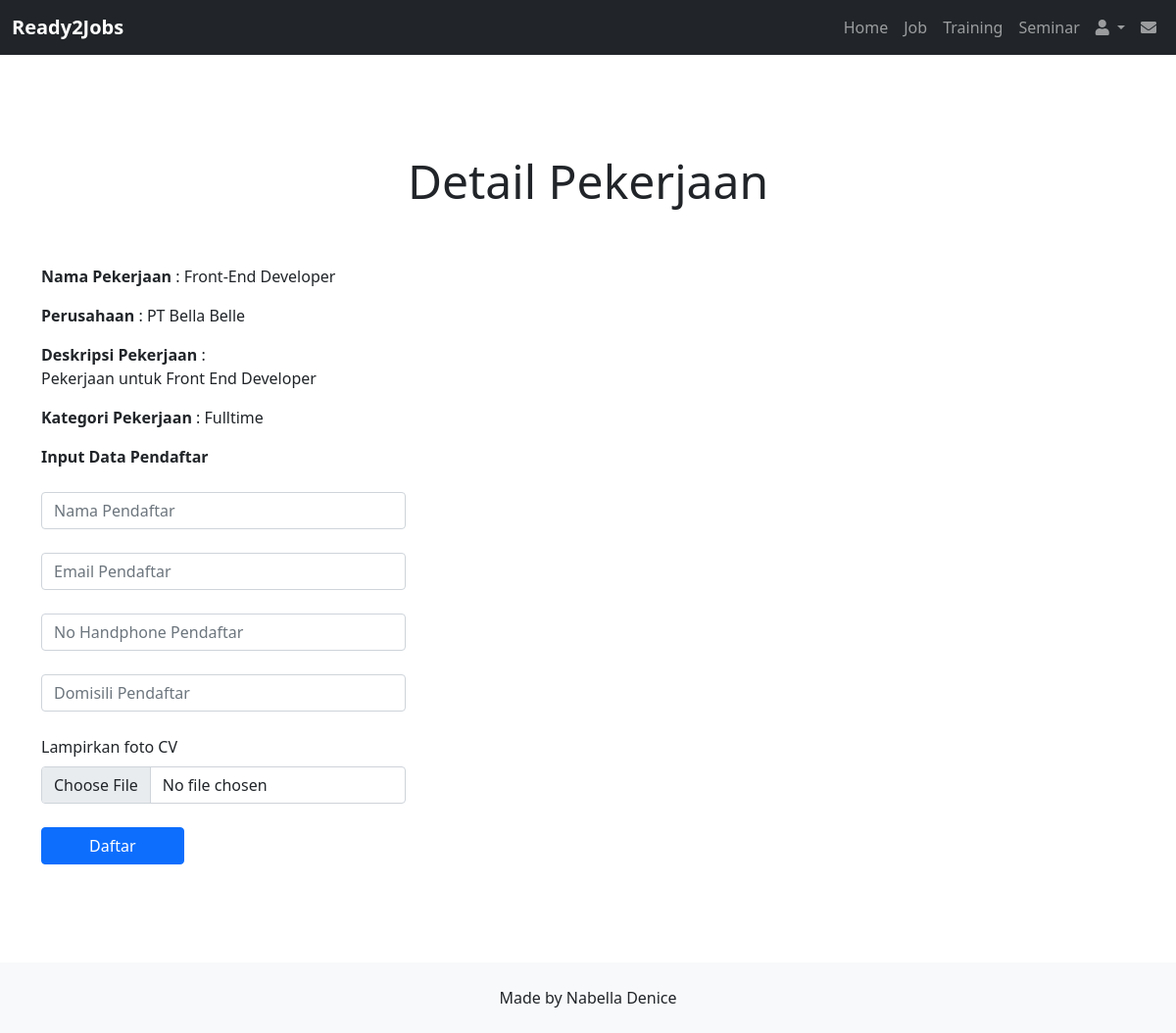
Page /postdetail.php?kategori=pekerjaan&id=1 (signed in) on the committed database.
### tables this page shows
CREATE TABLE `pekerjaan` (
  `id` int(12) NOT NULL,
  `nama` varchar(255) DEFAULT NULL,
  `perusahaan` varchar(255) DEFAULT NULL,
  `deskripsi` text DEFAULT NULL,
  `kategori` varchar(255) DEFAULT NULL
);

### postdetail.php (the view, shortened to what this page needs)
<?php
include 'config.php';
$kategori = $_GET['kategori'];
$id = $_GET['id'];
?>
<!doctype html>
	<html lang="en">
	<head>
		<link href="https://cdn.jsdelivr.net/npm/bootstrap@5.0.2/dist/css/bootstrap.min.css" rel="stylesheet">
		<link rel="stylesheet" href="https://use.fontawesome.com/releases/v5.7.0/css/all.css">
	</head>
	<body>
		<nav class="navbar sticky-top navbar-expand-lg navbar-dark bg-dark">
			<div class="container-fluid">
				<a href="home.php" class="navbar-brand fw-bold">Ready2Jobs</a>
				<ul class="navbar-nav">
					<li class="nav-item">
						<a href="home.php" class="nav-link">Home</a>
					</li>
					<li class="nav-item">
						<a href="list.php?kategori=pekerjaan" class="nav-link">Job</a>
					</li>
					<li class="nav-item">
						<a href="list.php?kategori=training" class="nav-link">Training</a>
					</li>
					<li class="nav-item">
						<a href="list.php?kategori=seminar" class="nav-link">Seminar</a>
					</li>
					<?php if (isset($_SESSION['id'])) { ?>
						<li class="nav-item">
							<div class="dropleft">
								<a class="nav-link dropdown-toggle" href="#" role="button" id="dropdownMenuLink" data-bs-toggle="dropdown" aria-expanded="false">
									<i class="fas fa-user"></i>
								</a>
							</div>
						</li>
						<li class="nav-item"><a href="pesan.php" class="nav-link"><i class="fas fa-envelope"></i></a></li>
					<?php }else{  ?>
						<li class="nav-item">
							<a href="login.php" class="nav-link">Log in</a>
						</li>
					<?php } ?>
				</ul>
			</div>
		</nav>
		<section id="detail">
			<div class="container">
				<?php if ($kategori == 'pekerjaan') {
					$sql = "SELECT * FROM pekerjaan WHERE id = '$id' ";
					$select = mysqli_query($conn,$sql);
					$data = mysqli_fetch_assoc($select);
					?>
					<div class="text-center pb-5">
						<h1 class="display-5">Detail Pekerjaan</h1>
					</div>
					<div>
						<p><strong>Nama Pekerjaan</strong> : <?=$data['nama']?></p>
						<p><strong>Perusahaan</strong> : <?=$data['perusahaan']?></p>
						<p><strong>Deskripsi Pekerjaan</strong> :<br> <?=$data['deskripsi']?></p>
						<p><strong>Kategori Pekerjaan</strong> : <?=$data['kategori']?></p>
					</div>
					<form action="" method="POST" enctype="multipart/form-data" class="col-md-4">
						<p><strong>Input Data Pendaftar</strong></p>
						<div class="my-4">
							<input type="text" name="nama" class="form-control" placeholder="Nama Pendaftar">
						</div>
						<div class="my-4">
							<input type="email" name="email" class="form-control" placeholder="Email Pendaftar">
						</div>
						<div class="my-4">
							<input type="number" name="no_hp" class="form-control" placeholder="No Handphone Pendaftar">
						</div>
						<div class="my-4">
							<input type="text" name="domisili" class="form-control" placeholder="Domisili Pendaftar">
						</div>
						<div class="my-4">
							<label for="cv" class="form-label">Lampirkan foto CV</label>
							<input type="file" name="cv" id="cv" class="form-control">
						</div>
						<button type="submit" name="pekerjaan" class="btn btn-primary px-5">Daftar</button>
					</form>
				<?php } ?>
			</div>
		</section>
		<footer class="navbar-light bg-light py-4">
			<div class="text-center">
				Made by Nabella Denice
			</div>
		</footer>
	</body>
	</html>

### postdetail.php (style rules this page uses)
.container { padding-top: 100px; padding-bottom: 100px; }

### rows in the picture
pekerjaan: nama "Front-End Developer", perusahaan "PT Bella Belle", deskripsi "Pekerjaan untuk Front End Developer", kategori "Fulltime"
